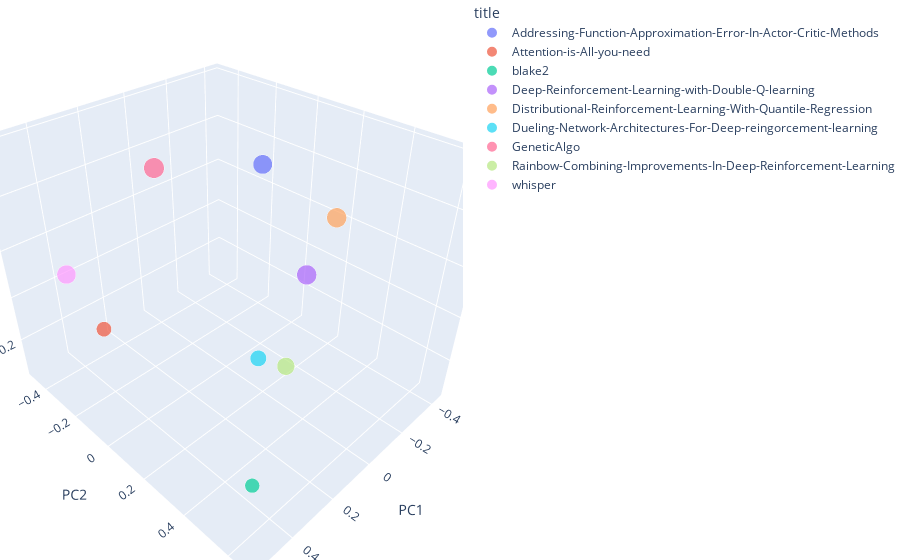

Notebook source saved alongside this figure:
### Code cell
import plotly.express as px

# Configure the trace.
fig = px.scatter_3d(new_pca_df,
    x='PC1',  # <-- Put your data instead
    y='PC2',  # <-- Put your data instead
    z='PC3',  # <-- Put your data instead
    size='text_lenght',
    color='title'
)

fig.update_layout(margin=dict(l=0, r=0, b=0, t=0))

fig.show()

### Figure 1 — Plotly figure (JSON) as saved in the notebook; plotly's stock layout.template omitted (floating-point values rounded to 4 significant figures)
{"data": [{"hovertemplate": "title=Addressing-Function-Approximation-Error-In-Actor-Critic-Methods<br>PC1=%{x}<br>PC2=%{y}<br>PC3=%{z}<br>text_lenght=%{marker.size}<extra></extra>", "legendgroup": "Addressing-Function-Approximation-Error-In-Actor-Critic-Methods", "marker": {"color": "#636efa", "size": [4708], "sizemode": "area", "sizeref": 13.26, "symbol": "circle"}, "mode": "markers", "name": "Addressing-Function-Approximation-Error-In-Actor-Critic-Methods", "scene": "scene", "showlegend": true, "type": "scatter3d", "x": [-0.3604], "y": [-0.1618], "z": [0.3333]}, {"hovertemplate": "title=Attention-is-All-you-need<br>PC1=%{x}<br>PC2=%{y}<br>PC3=%{z}<br>text_lenght=%{marker.size}<extra></extra>", "legendgroup": "Attention-is-All-you-need", "marker": {"color": "#EF553B", "size": [2885], "sizemode": "area", "sizeref": 13.26, "symbol": "circle"}, "mode": "markers", "name": "Attention-is-All-you-need", "scene": "scene", "showlegend": true, "type": "scatter3d", "x": [0.2417], "y": [-0.4829], "z": [-0.3242]}, {"hovertemplate": "title=blake2<br>PC1=%{x}<br>PC2=%{y}<br>PC3=%{z}<br>text_lenght=%{marker.size}<extra></extra>", "legendgroup": "blake2", "marker": {"color": "#00cc96", "size": [2730], "sizemode": "area", "sizeref": 13.26, "symbol": "circle"}, "mode": "markers", "name": "blake2", "scene": "scene", "showlegend": true, "type": "scatter3d", "x": [0.5514], "y": [0.6596], "z": [-0.02143]}, {"hovertemplate": "title=Deep-Reinforcement-Learning-with-Double-Q-learning<br>PC1=%{x}<br>PC2=%{y}<br>PC3=%{z}<br>text_lenght=%{marker.size}<extra></extra>", "legendgroup": "Deep-Reinforcement-Learning-with-Double-Q-learning", "marker": {"color": "#ab63fa", "size": [4969], "sizemode": "area", "sizeref": 13.26, "symbol": "circle"}, "mode": "markers", "name": "Deep-Reinforcement-Learning-with-Double-Q-learning", "scene": "scene", "showlegend": true, "type": "scatter3d", "x": [-0.4155], "y": [0.04924], "z": [-0.1089]}, {"hovertemplate": "title=Distributional-Reinforcement-Learning-With-Quantile-Regression<br>PC1=%{x}<br>PC2=%{y}<br>PC3=%{z}<br>text_lenght=%{marker.size}<extra></extra>", "legendgroup": "Distributional-Reinforcement-Learning-With-Quantile-Regression", "marker": {"color": "#FFA15A", "size": [4974], "sizemode": "area", "sizeref": 13.26, "symbol": "circle"}, "mode": "markers", "name": "Distributional-Reinforcement-Learning-With-Quantile-Regression", "scene": "scene", "showlegend": true, "type": "scatter3d", "x": [-0.4373], "y": [0.1527], "z": [0.1937]}, {"hovertemplate": "title=Dueling-Network-Architectures-For-Deep-reingorcement-learning<br>PC1=%{x}<br>PC2=%{y}<br>PC3=%{z}<br>text_lenght=%{marker.size}<extra></extra>", "legendgroup": "Dueling-Network-Architectures-For-Deep-reingorcement-learning", "marker": {"color": "#19d3f3", "size": [3361], "sizemode": "area", "sizeref": 13.26, "symbol": "circle"}, "mode": "markers", "name": "Dueling-Network-Architectures-For-Deep-reingorcement-learning", "scene": "scene", "showlegend": true, "type": "scatter3d", "x": [-0.08506], "y": [0.09441], "z": [-0.328]}, {"hovertemplate": "title=GeneticAlgo<br>PC1=%{x}<br>PC2=%{y}<br>PC3=%{z}<br>text_lenght=%{marker.size}<extra></extra>", "legendgroup": "GeneticAlgo", "marker": {"color": "#FF6692", "size": [5304], "sizemode": "area", "sizeref": 13.26, "symbol": "circle"}, "mode": "markers", "name": "GeneticAlgo", "scene": "scene", "showlegend": true, "type": "scatter3d", "x": [0.2813], "y": [-0.01467], "z": [0.5881]}, {"hovertemplate": "title=Rainbow-Combining-Improvements-In-Deep-Reinforcement-Learning<br>PC1=%{x}<br>PC2=%{y}<br>PC3=%{z}<br>text_lenght=%{marker.size}<extra></extra>", "legendgroup": "Rainbow-Combining-Improvements-In-Deep-Reinforcement-Learning", "marker": {"color": "#B6E880", "size": [3979], "sizemode": "area", "sizeref": 13.26, "symbol": "circle"}, "mode": "markers", "name": "Rainbow-Combining-Improvements-In-Deep-Reinforcement-Learning", "scene": "scene", "showlegend": true, "type": "scatter3d", "x": [-0.1451], "y": [0.1877], "z": [-0.3485]}, {"hovertemplate": "title=whisper<br>PC1=%{x}<br>PC2=%{y}<br>PC3=%{z}<br>text_lenght=%{marker.size}<extra></extra>", "legendgroup": "whisper", "marker": {"color": "#FF97FF", "size": [4615], "sizemode": "area", "sizeref": 13.26, "symbol": "circle"}, "mode": "markers", "name": "whisper", "scene": "scene", "showlegend": true, "type": "scatter3d", "x": [0.369], "y": [-0.4843], "z": [0.01588]}], "layout": {"legend": {"itemsizing": "constant", "title": {"text": "title"}, "tracegroupgap": 0}, "margin": {"b": 0, "l": 0, "r": 0, "t": 0}, "scene": {"domain": {"x": [0, 1], "y": [0, 1]}, "xaxis": {"title": {"text": "PC1"}}, "yaxis": {"title": {"text": "PC2"}}, "zaxis": {"title": {"text": "PC3"}}}}}
